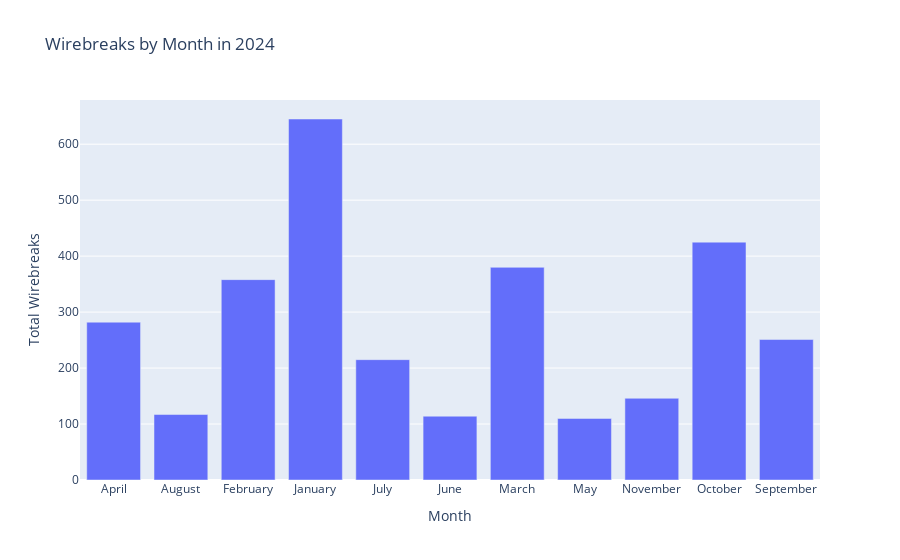

The notebook cell saved with this chart:
### Code cell
interactive_demo()

### Figure 1 — Plotly figure (JSON) as saved in the notebook; plotly's stock layout.template omitted (floating-point values rounded to 4 significant figures)
{"data": [{"type": "bar", "x": ["April", "August", "February", "January", "July", "June", "March", "May", "November", "October", "September"], "y": [282, 117, 358, 645, 215, 114, 380, 110, 146, 425, 251]}], "layout": {"title": {"text": "Wirebreaks by Month in 2024"}, "xaxis": {"title": {"text": "Month"}}, "yaxis": {"title": {"text": "Total Wirebreaks"}}}}
